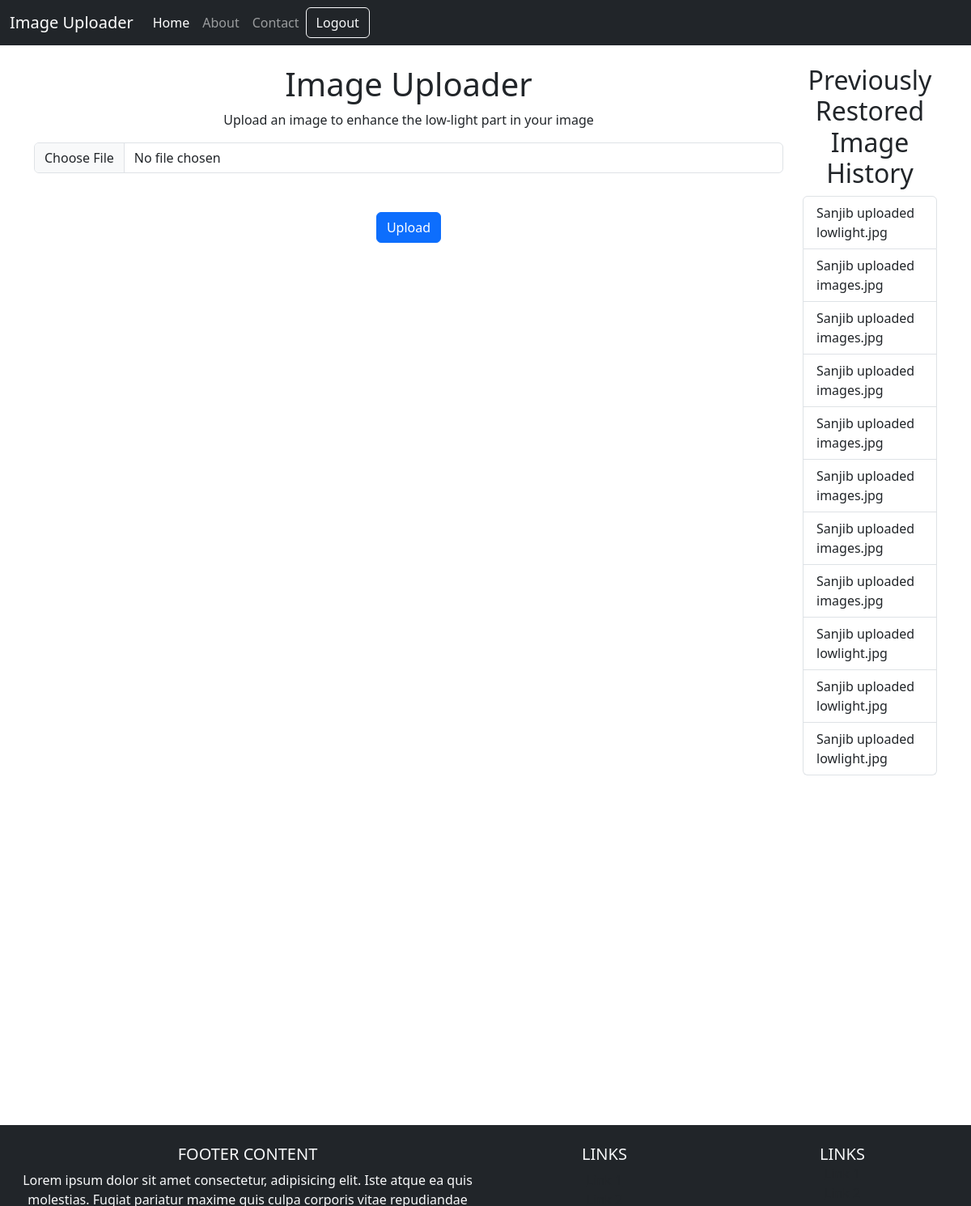
Screenshot of /home (signed in) with the database file from the repository.
### image_restorer/model.py (models this page shows)
class User(db.Model, UserMixin):
    id = db.Column(db.Integer, primary_key=True)
    email = db.Column(db.String(150), unique=True)
    password = db.Column(db.String(150))
    full_name = db.Column(db.String(200))
    images = db.relationship("Image", backref="user")

class Image(db.Model):
    id = db.Column(db.Integer, primary_key=True)
    name = db.Column(db.String(150))
    uploader = db.Column(db.Integer, db.ForeignKey("user.id"))
    image_path = db.Column(db.String(200))
    restored_image_path = db.Column(db.String(200))
    restoration_date = db.Column(db.DateTime(timezone=True), default=func.now())

### image_restorer/views.py (the view, shortened to what this page needs)
@views.route("/home", methods=["GET", "POST"])
@login_required
def home():
    user_uploaded_images = Image.query.filter_by(uploader=current_user.id).all()
    image_names = [image.name for image in user_uploaded_images]
    return render_template(
        "home.html", current_user=current_user, image_names=image_names
    )

### image_restorer/__init__.py (called while the page is built)
def create_app():
    app.config["SECRET_KEY"] = "xxcc3344"
    app.config["SQLALCHEMY_DATABASE_URI"] = f"sqlite:///{DB_NAME}"
    app.config["UPLOAD_FOLDER"] = "static/uploads/"
    app.config["OUTPUT_FOLDER"] = "static/restored/"
    app.config["ALLOWED_EXTENSIONS"] = set(["png", "jpg", "jpeg"])
    db.init_app(app)
    from .views import views
    from .auth import auth
    from .model import User, Image
    app.register_blueprint(views, url_prefix="/")
    app.register_blueprint(auth, url_prefix="/")
    login_manager = LoginManager()
    login_manager.login_view = "auth.login"
    login_manager.init_app(app)
    @login_manager.user_loader
    def load_user(id):
        return User.query.get(int(id))
    with app.app_context():
        db.create_all()
    return app

### image_restorer/templates/home.html (shortened to what this page needs)
<!DOCTYPE html>
<html>
<head>
    <link href="https://cdn.jsdelivr.net/npm/bootstrap@5.3.3/dist/css/bootstrap.min.css" rel="stylesheet">
</head>
<body>
<nav class="navbar navbar-expand-lg navbar-dark bg-dark">
    <div class="container-fluid">
        <a class="navbar-brand" href="#">Image Uploader</a>
        <div class="collapse navbar-collapse" id="navbarNav">
        <ul class="navbar-nav">
            <li class="nav-item">
            <a class="nav-link active" aria-current="page" href="#">Home</a>
            </li>
            <li class="nav-item">
            <a class="nav-link" href="#">About</a>
            </li>
            <li class="nav-item">
            <a class="nav-link" href="#">Contact</a>
            </li>
        </ul>
        {% if current_user.is_authenticated %}
                <form class="d-flex" action="{{ url_for('auth.logout') }}" method="post">
                    <button class="btn btn-outline-light" type="submit">Logout</button>
                </form>
            {% endif %}
        </div>
    </div>
</nav>
<br>
<div class="container">
    <div class="row">
        <div class="col-md-10">
            <h1 class="text-center">Image Uploader</h1>
            <p class="text-center">Upload an image to enhance the low-light part in your image </p>
            <form method="POST" enctype="multipart/form-data">
                <input type="file" class="form-control" id="image" name="image">
                <br>
                <br>
                <div class="text-center">
                  <button type="submit" value= 'upload' class="btn btn-primary btn-block">Upload</button>
                </div>
            </form>
        </div>
        <div class="col-md-2">
            <h2 class="text-center">Previously Restored Image History</h2>
            <ul class="list-group">
                {% for image_name in image_names %}
                    <li class="list-group-item">{{ current_user.full_name }} uploaded {{ image_name }}</li>
                {% endfor %}
            </ul>
        </div>
    </div>
</div>
<footer class="bg-body-tertiary text-center">
    <div class="container-fluid bg-dark text-light p-4">
        <div class="row">
            <div class="col-lg-6 col-md-12 mb-4 mb-md-0">
                <h5 class="text-uppercase">Footer Content</h5>
                <p>
                </p>
            </div>
            <div class="col-lg-3 col-md-6 mb-4 mb-md-0">
                <h5 class="text-uppercase">Links</h5>
                <ul class="list-unstyled mb-0">
                    <li>
                        <a href="#!" class="text-body">Link 1</a>
                    </li>
                    <li>
                        <a href="#!" class="text-body">Link 2</a>
                    </li>
                </ul>
            </div>
            <div class="col-lg-3 col-md-6 mb-4 mb-md-0">
                <h5 class="text-uppercase mb-0">Links</h5>
                <ul class="list-unstyled">
                    <li>
                        <a href="#!" class="text-body">Link 1</a>
                    </li>
                    <li>
                        <a href="#!" class="text-body">Link 2</a>
                    </li>
                </ul>
            </div>
        </div>
    </div>
</footer>
</body>
</html>

### image_restorer/templates/home.html (style rules this page uses)
html { position: relative; min-height: 100%; }
body { margin-bottom: 100px; }
footer { position: absolute; bottom: 0; width: 100%; height: 100px; background-color: rgba(0, 0, 0, 0.05); text-align: center; }

### rows the page displays
Image: name "lowlight.jpg"
User: full_name "Sanjib"
Image: name "images.jpg"
Image: name "images.jpg"
Image: name "images.jpg"
Image: name "images.jpg"
Image: name "images.jpg"
Image: name "images.jpg"
Image: name "images.jpg"
Image: name "lowlight.jpg"
Image: name "lowlight.jpg"
Image: name "lowlight.jpg"
